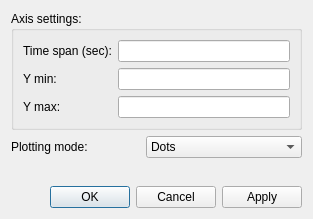
<?xml version="1.0" encoding="UTF-8"?>
<ui version="4.0">
 <class>OutputVectorInspectorConfigDialog</class>
 <widget class="QDialog" name="OutputVectorInspectorConfigDialog">
  <property name="geometry">
   <rect>
    <x>0</x>
    <y>0</y>
    <width>313</width>
    <height>219</height>
   </rect>
  </property>
  <property name="windowTitle">
   <string>Plotting Options</string>
  </property>
  <layout class="QVBoxLayout" name="verticalLayout">
   <item>
    <widget class="QGroupBox" name="manualAxisSettingsGroupBox">
     <property name="title">
      <string>Axis settings:</string>
     </property>
     <layout class="QFormLayout" name="formLayout_2">
      <item row="0" column="0">
       <widget class="QLabel" name="timeScaleLabel">
        <property name="text">
         <string>Time span (sec):</string>
        </property>
       </widget>
      </item>
      <item row="1" column="0">
       <widget class="QLabel" name="yMinLabel">
        <property name="text">
         <string>Y min:</string>
        </property>
       </widget>
      </item>
      <item row="2" column="0">
       <widget class="QLabel" name="yMaxLabel">
        <property name="text">
         <string>Y max:</string>
        </property>
       </widget>
      </item>
      <item row="0" column="1">
       <widget class="QLineEdit" name="timeScaleLineEdit">
        <property name="toolTip">
         <string>Leave empty for default</string>
        </property>
       </widget>
      </item>
      <item row="1" column="1">
       <widget class="QLineEdit" name="yMinLineEdit">
        <property name="toolTip">
         <string>Leave empty for default</string>
        </property>
       </widget>
      </item>
      <item row="2" column="1">
       <widget class="QLineEdit" name="yMaxLineEdit">
        <property name="toolTip">
         <string>Leave empty for default</string>
        </property>
       </widget>
      </item>
     </layout>
    </widget>
   </item>
   <item>
    <layout class="QHBoxLayout" name="styleLayout">
     <item>
      <widget class="QLabel" name="styleLabel">
       <property name="text">
        <string>Plotting mode:</string>
       </property>
      </widget>
     </item>
     <item>
      <widget class="QComboBox" name="styleComboBox">
       <item>
        <property name="text">
         <string>Dots</string>
        </property>
       </item>
       <item>
        <property name="text">
         <string>Points</string>
        </property>
       </item>
       <item>
        <property name="text">
         <string>Pins</string>
        </property>
       </item>
       <item>
        <property name="text">
         <string>Bars</string>
        </property>
       </item>
       <item>
        <property name="text">
         <string>Sample-hold</string>
        </property>
       </item>
       <item>
        <property name="text">
         <string>Backward Sample-hold</string>
        </property>
       </item>
       <item>
        <property name="text">
         <string>Linear</string>
        </property>
       </item>
      </widget>
     </item>
    </layout>
   </item>
   <item>
    <spacer name="verticalSpacer">
     <property name="orientation">
      <enum>Qt::Vertical</enum>
     </property>
     <property name="sizeHint" stdset="0">
      <size>
       <width>20</width>
       <height>40</height>
      </size>
     </property>
    </spacer>
   </item>
   <item>
    <widget class="QDialogButtonBox" name="okCancelButtonBox">
     <property name="orientation">
      <enum>Qt::Horizontal</enum>
     </property>
     <property name="standardButtons">
      <set>QDialogButtonBox::Apply|QDialogButtonBox::Cancel|QDialogButtonBox::Ok</set>
     </property>
    </widget>
   </item>
  </layout>
 </widget>
 <resources/>
 <connections>
  <connection>
   <sender>okCancelButtonBox</sender>
   <signal>accepted()</signal>
   <receiver>OutputVectorInspectorConfigDialog</receiver>
   <slot>accept()</slot>
   <hints>
    <hint type="sourcelabel">
     <x>227</x>
     <y>241</y>
    </hint>
    <hint type="destinationlabel">
     <x>157</x>
     <y>260</y>
    </hint>
   </hints>
  </connection>
  <connection>
   <sender>okCancelButtonBox</sender>
   <signal>rejected()</signal>
   <receiver>OutputVectorInspectorConfigDialog</receiver>
   <slot>reject()</slot>
   <hints>
    <hint type="sourcelabel">
     <x>295</x>
     <y>247</y>
    </hint>
    <hint type="destinationlabel">
     <x>286</x>
     <y>260</y>
    </hint>
   </hints>
  </connection>
 </connections>
</ui>
